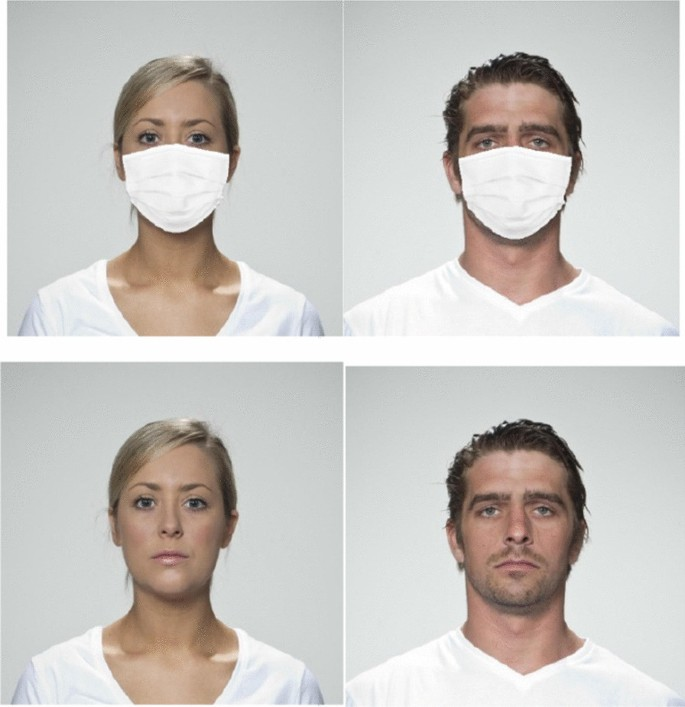
#> input picture assets/samples.jpg, 685 x 707 px
$ python -i mask_classifier.py   (imports and definitions only)
#> lines starting #> are read from the running program, lines starting #| are printed output that depends on the picture; after the words box and inside, x2 and y2 are one past the last pixel; in counts of white or black regions, pixels touching at a corner belong together
#> further down, picture is the input picture: shape (707, 685, 3); mean B, G, R 195, 198.8, 202.1
import cv2
import numpy as np
import os
from joblib import load

# If models/mask_svm.joblib exists, use it. Else use heuristic.

def _skin_mask_bgr(img):
    # Simple skin detection in YCrCb
    ycrcb = cv2.cvtColor(img, cv2.COLOR_BGR2YCrCb)
#> ycrcb: shape (707, 685, 3); mean of channels 0, 1, 2 199.5, 129.9, 125.4
    (_, cr, cb) = cv2.split(ycrcb)
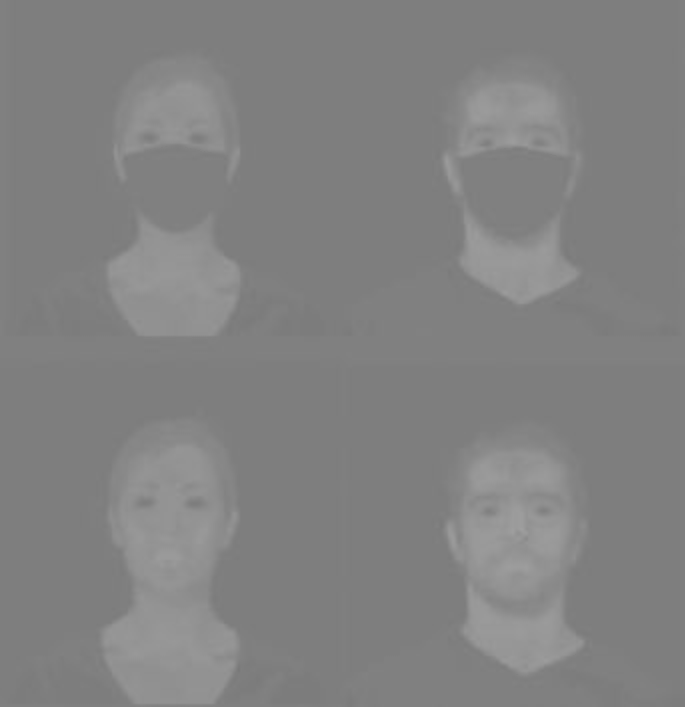
#> cr: shape (707, 685); min 121, max 159, mean 129.9
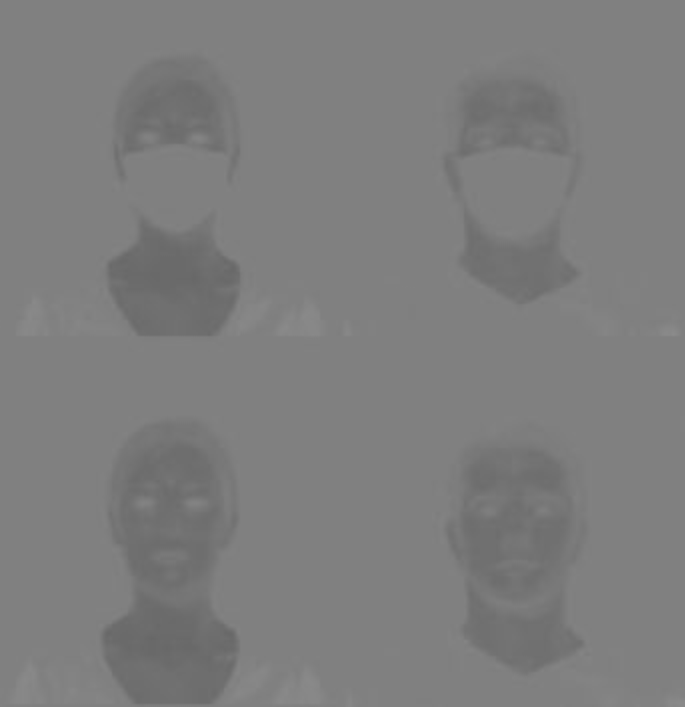
#> cb: shape (707, 685); min 103, max 139, mean 125.4
    skin = cv2.inRange(ycrcb, (0, 133, 77), (255, 173, 127))  # classic YCrCb skin range
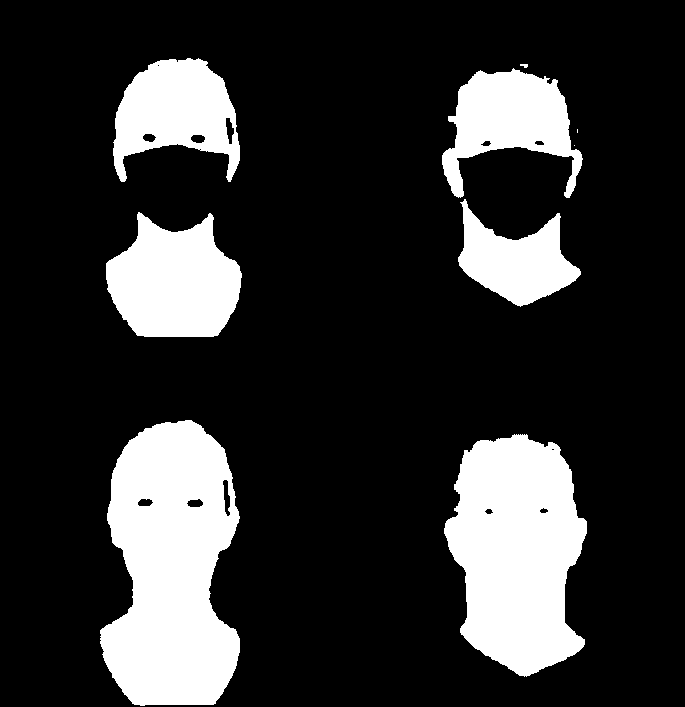
#> skin: shape (707, 685); 19.3% white; 9 white regions (2 under 20 px), largest, box (x1, y1, x2, y2) and area: (100, 420, 240, 706) 30033, (444, 434, 587, 677) 25098, (106, 212, 242, 337) 12249
    return skin

# [11 lines left out: function _heuristic_mask_score, not called in this run]

class MaskClassifier:
    # [38 lines left out: functions __init__, _hog_features, predict, not called in this run]

>>> import cv2
>>> picture = cv2.imread('../../assets/samples.jpg')
>>> result = _skin_mask_bgr(picture)
